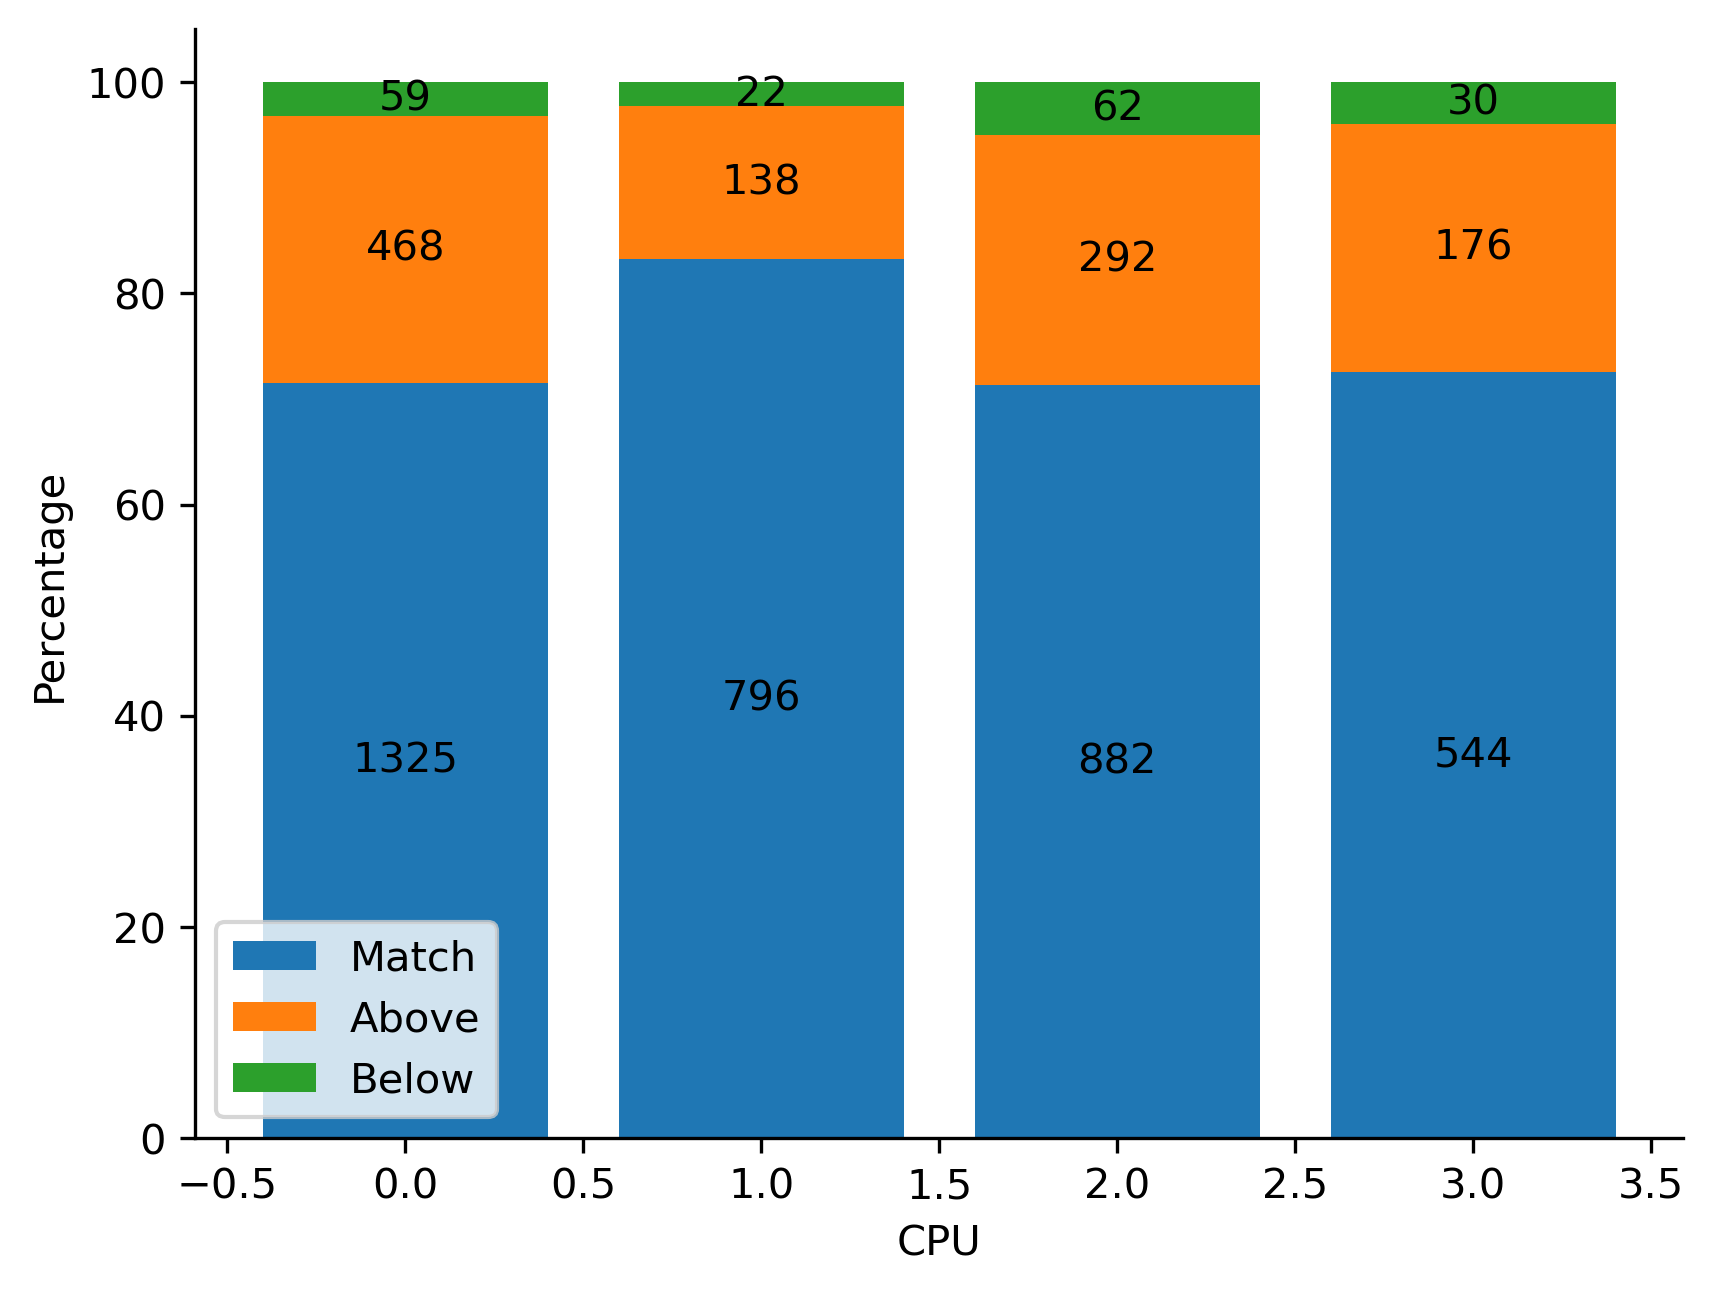

The script that drew this image:
#!/usr/bin/python3

import os
import pandas as pd
import numpy as np
import matplotlib.pyplot as plt

FILE_BASE = os.path.basename(__file__).rstrip('.py')
FILE_DATA = FILE_BASE + ".txt"
FILE_PNG  = FILE_BASE + ".png"
FILE_PDF  = FILE_BASE + ".pdf"

df = pd.read_csv(FILE_DATA, delim_whitespace=True, usecols=['CPU', 'Miss', 'Below'])
df = df.replace(to_replace='-', value=0)
df['Below'] = pd.to_numeric(df['Below'], errors='coerce')

grouped_data = df.groupby(by='CPU').agg({'Miss' : 'sum', 'Below' : 'sum', 'CPU' : 'size'})
grouped_data = grouped_data.rename(columns={'CPU': 'Entries'}).reset_index()
grouped_data['Above'] = grouped_data['Miss'] - grouped_data['Below']
grouped_data['Match'] = grouped_data['Entries'] - grouped_data['Miss']
grouped_data['Above_perc'] = 100 * grouped_data['Above'] / grouped_data['Entries']
grouped_data['Match_perc'] = 100 * grouped_data['Match'] / grouped_data['Entries']
grouped_data['Below_perc'] = 100 * grouped_data['Below'] / grouped_data['Entries']
grouped_data = grouped_data.drop(columns = ['Miss'])


fig, ax = plt.subplots()
bars_match = ax.bar(grouped_data['CPU'], grouped_data['Match_perc'])
bars_above = ax.bar(grouped_data['CPU'], grouped_data['Above_perc'], bottom=grouped_data['Match_perc'])
bars_below = ax.bar(grouped_data['CPU'], grouped_data['Below_perc'], bottom=(grouped_data['Match_perc'] + grouped_data['Above_perc']))

for i, bar_match in enumerate(bars_match):
    if grouped_data['Match'][i] > 0:
        height=bar_match.get_height()
        ax.text(bar_match.get_x() + bar_match.get_width() / 2, bar_match.get_y() + bar_match.get_height() / 2, grouped_data['Match'][i],
                va='center', ha='center')

for i, bar_above in enumerate(bars_above):
    if grouped_data['Above'][i] > 0:
        height=bar_above.get_height()
        ax.text(bar_above.get_x() + bar_above.get_width() / 2, bar_above.get_y() + bar_above.get_height() / 2, grouped_data['Above'][i],
                va='center', ha='center')

for i, bar_below in enumerate(bars_below):
    if grouped_data['Below'][i] > 0:
        height=bar_below.get_height()
        ax.text(bar_below.get_x() + bar_match.get_width() / 2, bar_below.get_y() + bar_below.get_height() / 2, grouped_data['Below'][i],
                va='center', ha='center')

# Format axes
ax.spines['top'].set_visible(False)
ax.spines['right'].set_visible(False)


plt.xlabel('CPU')
plt.ylabel('Percentage')
plt.legend(['Match', 'Above', 'Below'])

print(f'generate {FILE_PDF}')
plt.savefig(FILE_PDF, dpi=300, bbox_inches='tight')
print(f'generate {FILE_PNG}')
plt.savefig(FILE_PNG, dpi=300, bbox_inches='tight')
